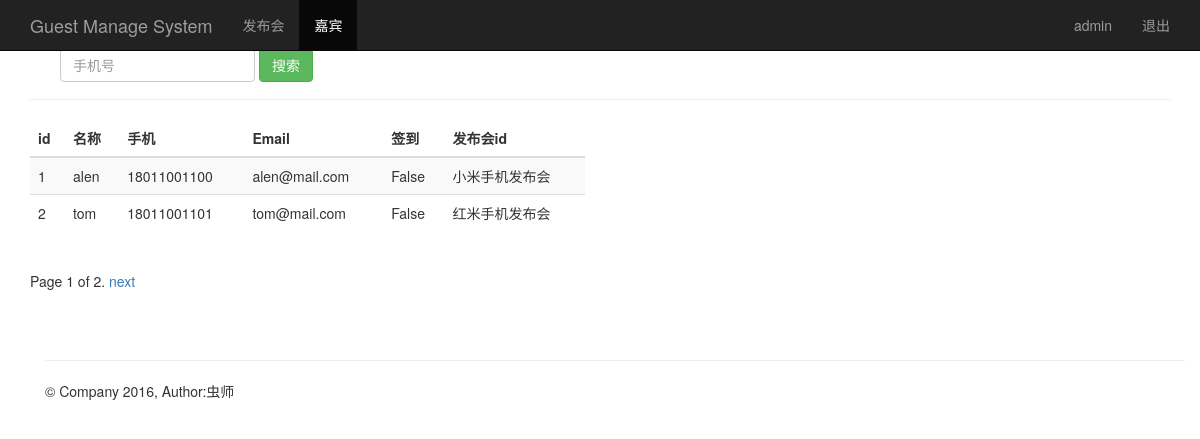
The page /guest_manage/ (signed in) on the database its author committed.
### sign/models.py (models this page shows, shortened)
class Guest(models.Model):
    event = models.ForeignKey(Event)            # 关联发布会id
    realname = models.CharField(max_length=64)  # 姓名
    phone = models.CharField(max_length=16)     # 手机号
    email = models.EmailField()                 # 邮箱
    sign = models.BooleanField()                # 签到状态
    create_time = models.DateTimeField(auto_now=True)  # 创建时间（自动获取当前时间）
    class Meta:
        unique_together = ('phone', 'event')

class Event(models.Model):
    name = models.CharField(max_length=100)            # 发布会标题
    limit = models.IntegerField()                      # 限制人数
    status = models.BooleanField()                     # 状态
    address = models.CharField(max_length=200)         # 地址
    start_time = models.DateTimeField('events time')   # 发布会时间
    create_time = models.DateTimeField(auto_now=True)  # 创建时间（自动获取当前时间）
    def __str__(self):
        return self.name

### sign/views.py (the view)
# urls.py: url(r'^guest_manage/$', views.guest_manage),
@login_required
def guest_manage(request):
    guest_list = Guest.objects.all()
    username = request.session.get('username', '')
    paginator = Paginator(guest_list, 2)
    page = request.GET.get('page')
    try:
        contacts = paginator.page(page)
    except PageNotAnInteger:
        contacts = paginator.page(1)
    except EmptyPage:
        contacts = paginator.page(paginator.num_pages)
    return render(request, "guest_manage.html", {"user": username, "guests": contacts})

### sign/templates/guest_manage.html (shortened to what this page needs)
{% extends "base.html" %}
{% block content %}
    <nav class="navbar navbar-inverse navbar-fixed-top">
      <div class="container">
        <div class="navbar-header">
          <a class="navbar-brand" href="/guest_manage/">Guest Manage System</a>
        </div>
        <div id="navbar" class="collapse navbar-collapse">
          <ul class="nav navbar-nav">
            <li><a href="/event_manage/">发布会</a></li>
            <li class="active"><a href="#about">嘉宾</a></li>
          </ul>
          <ul class="nav navbar-nav navbar-right">
           <li><a href="#">{{user}}</a></li>
           <li><a href="/logout/">退出</a></li>
         </ul>
        </div>
      </div>
    </nav>
    <div class="container theme-showcase" role="main">
      <div class="page-header">
        <div id="navbar" class="navbar-collapse collapse">
          <form class="navbar-form" method="get" action="/search_phone/">
            <div class="form-group">
              <input name="phone" type="text" placeholder="手机号" class="form-control">
            </div>
            <button type="submit" class="btn btn-success">搜索</button>
          </form>
        </div>
      </div>
      <div class="row">
        <div class="col-md-6">
          <table class="table table-striped">
            <thead>
              <tr>
                <th>id</th>
                <th>名称</th>
                <th>手机</th>
                <th>Email</th>
                <th>签到</th>
                <th>发布会id</th>
              </tr>
            </thead>
            <tbody>
              {% for guest in guests %}
                <tr>
                  <td>{{ guest.id }}</td>
                  <td>{{ guest.realname }}</td>
                  <td>{{ guest.phone }}</td>
                  <td>{{ guest.email }}</td>
                  <td>{{ guest.sign }}</td>
                  <td>{{ guest.event }}</td>
                </tr>
             {% endfor %}
            </tbody>
          </table>
        </div>
      </div>
    <div class="pagination">
      <span class="step-links">
          <span class="current">
            Page {{ guests.number }} of {{ guests.paginator.num_pages }}.
          </span>
        {% if guests.has_next %}
          {% if phone %}
            <a href="?phone={{ phone }}&page={{ guests.next_page_number }}">next</a>
          {% else %}
           <a href="?page={{ guests.next_page_number }}">next</a>
          {% endif %}
        {% endif %}
      </span>
    </div>
{% endblock %}

### sign/templates/base.html (shortened to what this page needs)
<!DOCTYPE html>
<html lang="zh-CN">
  <head>
      <link href="//cdn.bootcss.com/bootstrap/3.3.5/css/bootstrap.min.css" rel="stylesheet">
      <link href="//v3.bootcss.com/examples/theme/theme.css" rel="stylesheet">
  </head>
  <body role="document">
  {% block content %}
  {% endblock %}
    <div class="container theme-showcase" role="main">
        <div class="page-header">
        </div>
        <footer class="footer">
          <p>&copy; Company 2016, Author:虫师</p>
        </footer>
    </div>
  </body>
</html>

### rows shown on the page
Guest: id "1", realname "alen", phone "18011001100", email "alen@mail.com", sign "False", event "小米手机发布会"
Guest: id "2", realname "tom", phone "18011001101", email "tom@mail.com", sign "False", event "红米手机发布会"

### other values the page prints
{{ user }} "admin"
{{ guests.number }} "1"
{{ guests.paginator.num_pages }} "2"
